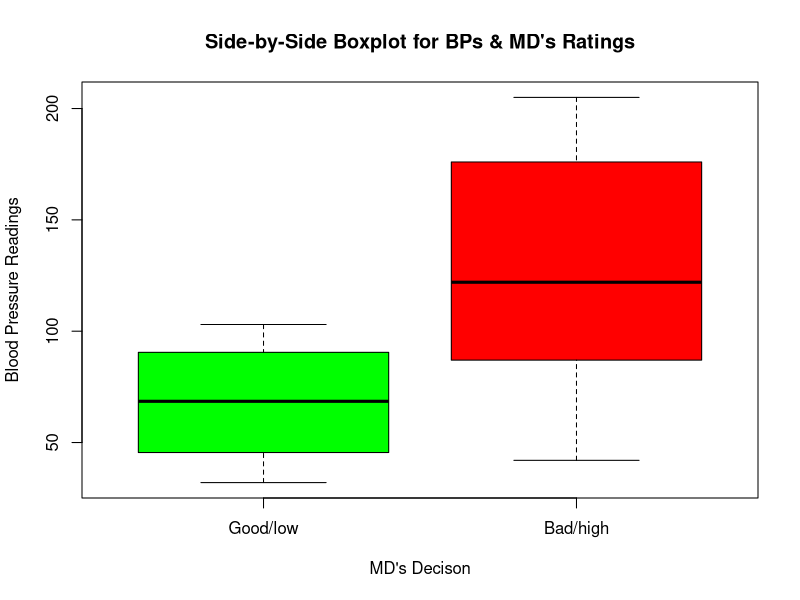
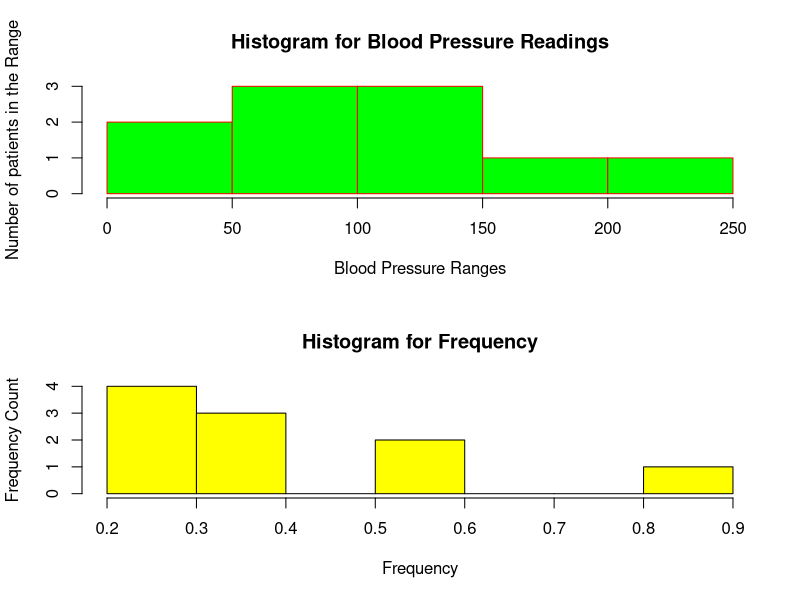

These figures' R source, in order:
Hospitaldata <- data.frame(
  Frequency <- c(0.6,0.3,0.4,0.4,0.2,0.6,0.3,0.4,0.9,0.2),
  BP <- c(103,87,32,42,59,109,78,205,135,176),
  First <- c(1,1,1,1,0,0,0,0,NA,1),
  Second <- c(0,0,1,1,0,0,1,1,1,1),
  FinalDecision <- c(0,1,0,1,0,1,0,1,1,1)
)
print(summary(Hospitaldata))

#to update decisions back for visual reading on barplot
Hospitaldata$FinalDecision <- factor(Hospitaldata$FinalDecision,
                                     levels = c(0,1),
                                     labels = c("Good/low","Bad/high"))

#setting color for bar plots in sequence
bar_colors <- c("green","red")

boxplot(BP ~ FinalDecision, data = Hospitaldata,
        main = "Side-by-Side Boxplot for BPs & MD's Ratings",
        xlab = "MD's Decison",
        ylab = "Blood Pressure Readings",
        col= bar_colors)

#to show both Histogram on one plotting result
par(mfrow = c(2, 1))

hist(Hospitaldata$BP, 
     main = "Histogram for Blood Pressure Readings",
     xlab = "Blood Pressure Ranges",
     ylab = "Number of patients in the Range",
     breaks = c(seq(0,250,50)),
     col = 'green',
     border = "red")

hist(Hospitaldata$Frequency, 
     main = "Histogram for Frequency",
     xlab = "Frequency",
     ylab = "Frequency Count",
     col = "yellow",
     border = "black")

#reset plotting window
par(mfrow = c(1, 1))

